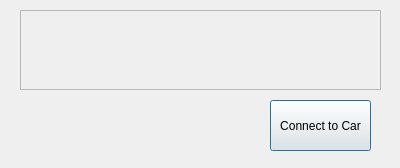
<?xml version="1.0" encoding="UTF-8"?>
<ui version="4.0">
 <class>MSP430ControlPanel</class>
 <widget class="QDialog" name="MSP430ControlPanel">
  <property name="geometry">
   <rect>
    <x>0</x>
    <y>0</y>
    <width>400</width>
    <height>168</height>
   </rect>
  </property>
  <property name="windowTitle">
   <string>Dialog</string>
  </property>
  <widget class="QPushButton" name="pushButton">
   <property name="geometry">
    <rect>
     <x>270</x>
     <y>100</y>
     <width>101</width>
     <height>51</height>
    </rect>
   </property>
   <property name="text">
    <string>Connect to Car</string>
   </property>
  </widget>
  <widget class="QScrollArea" name="inputScrollArea">
   <property name="geometry">
    <rect>
     <x>20</x>
     <y>10</y>
     <width>361</width>
     <height>80</height>
    </rect>
   </property>
   <property name="widgetResizable">
    <bool>true</bool>
   </property>
   <widget class="QWidget" name="scrollAreaWidgetContents">
    <property name="geometry">
     <rect>
      <x>0</x>
      <y>0</y>
      <width>359</width>
      <height>78</height>
     </rect>
    </property>
   </widget>
  </widget>
  <widget class="QLabel" name="label">
   <property name="geometry">
    <rect>
     <x>20</x>
     <y>100</y>
     <width>231</width>
     <height>51</height>
    </rect>
   </property>
   <property name="text">
    <string/>
   </property>
  </widget>
 </widget>
 <resources/>
 <connections/>
</ui>
